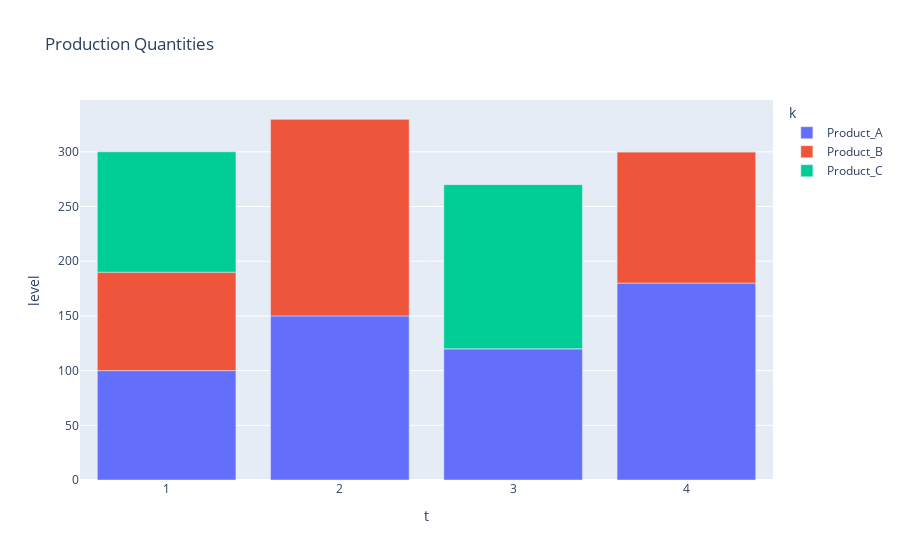

The cell this chart's notebook holds for it:
### Code cell
fig = px.bar(X.records, x="t", y="level", color="k", title="Production Quantities")
fig.show()

### Figure 1 — Plotly figure (JSON) as saved in the notebook; plotly's stock layout.template omitted (floating-point values rounded to 4 significant figures)
{"data": [{"hovertemplate": "k=Product_A<br>t=%{x}<br>level=%{y}<extra></extra>", "legendgroup": "Product_A", "marker": {"color": "#636efa", "pattern": {"shape": ""}}, "name": "Product_A", "orientation": "v", "showlegend": true, "textposition": "auto", "type": "bar", "x": ["1", "2", "3", "4"], "xaxis": "x", "y": [100.0, 150.0, 120.0, 180.0], "yaxis": "y"}, {"hovertemplate": "k=Product_B<br>t=%{x}<br>level=%{y}<extra></extra>", "legendgroup": "Product_B", "marker": {"color": "#EF553B", "pattern": {"shape": ""}}, "name": "Product_B", "orientation": "v", "showlegend": true, "textposition": "auto", "type": "bar", "x": ["1", "2", "3", "4"], "xaxis": "x", "y": [90.0, 180.0, 0.0, 120.0], "yaxis": "y"}, {"hovertemplate": "k=Product_C<br>t=%{x}<br>level=%{y}<extra></extra>", "legendgroup": "Product_C", "marker": {"color": "#00cc96", "pattern": {"shape": ""}}, "name": "Product_C", "orientation": "v", "showlegend": true, "textposition": "auto", "type": "bar", "x": ["1", "2", "3", "4"], "xaxis": "x", "y": [110.0, 0.0, 150.0, 0.0], "yaxis": "y"}], "layout": {"barmode": "relative", "legend": {"title": {"text": "k"}, "tracegroupgap": 0}, "title": {"text": "Production Quantities"}, "xaxis": {"anchor": "y", "domain": [0, 1], "title": {"text": "t"}}, "yaxis": {"anchor": "x", "domain": [0, 1], "title": {"text": "level"}}}}
